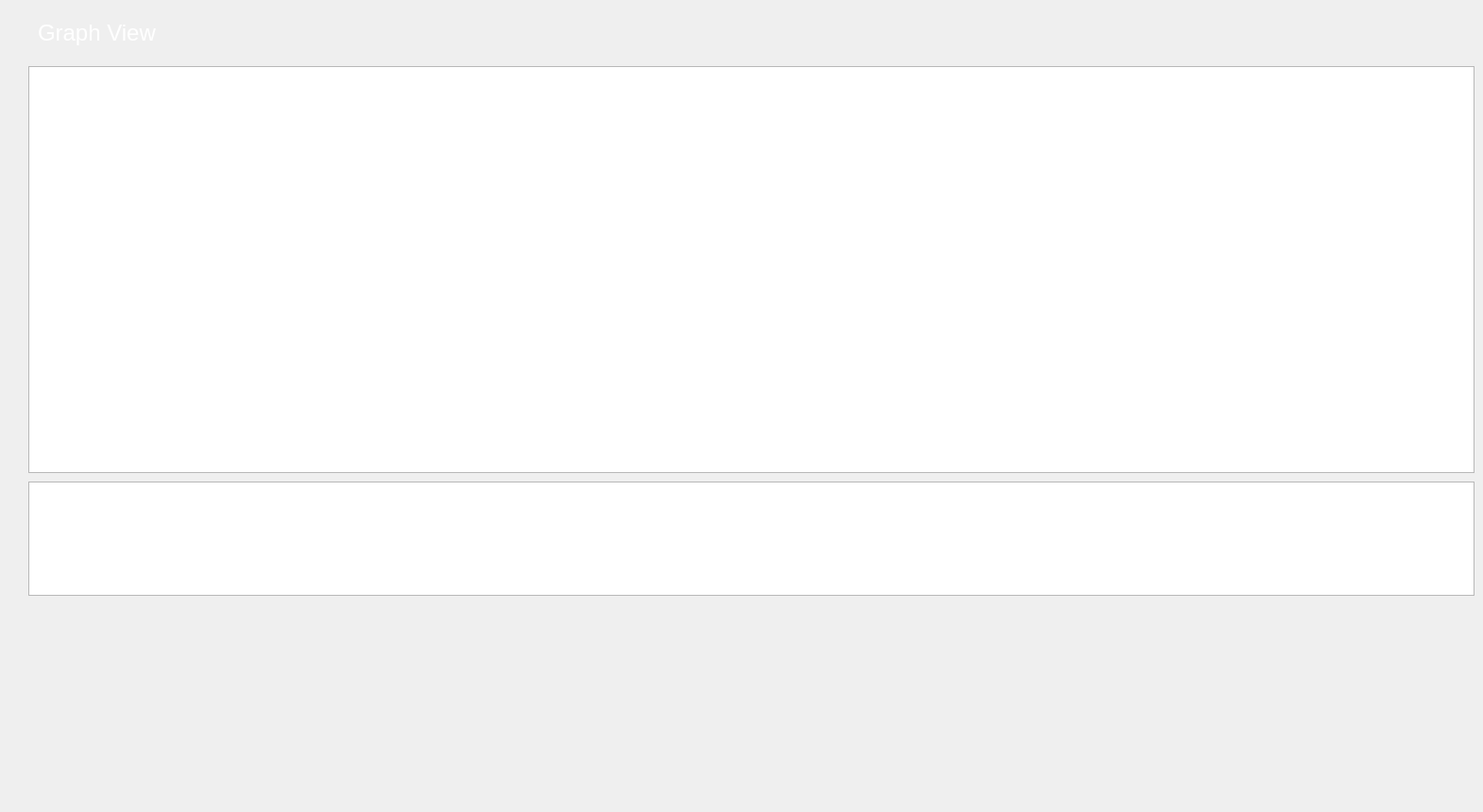
           <widget class="QWidget" name="GraphView">
            <widget class="QLabel" name="label_5">
             <property name="geometry">
              <rect>
               <x>40</x>
               <y>10</y>
               <width>181</width>
               <height>91</height>
              </rect>
             </property>
             <property name="text">
              <string>&lt;html&gt;&lt;head/&gt;&lt;body&gt;&lt;p&gt;&lt;span style=&quot; font-size:18pt; color:#ffffff;&quot;&gt;Graph View&lt;/span&gt;&lt;/p&gt;&lt;p&gt;&lt;br/&gt;&lt;/p&gt;&lt;/body&gt;&lt;/html&gt;</string>
             </property>
            </widget>
            <widget class="QGraphicsView" name="mainGraph">
             <property name="geometry">
              <rect>
               <x>30</x>
               <y>70</y>
               <width>1531</width>
               <height>431</height>
              </rect>
             </property>
            </widget>
            <widget class="QGraphicsView" name="subGraph">
             <property name="geometry">
              <rect>
               <x>30</x>
               <y>510</y>
               <width>1531</width>
               <height>121</height>
              </rect>
             </property>
            </widget>
            <widget class="QWidget" name="graphInfoBox" native="true">
             <property name="geometry">
              <rect>
               <x>40</x>
               <y>660</y>
               <width>1521</width>
               <height>191</height>
              </rect>
             </property>
            </widget>
           </widget>
